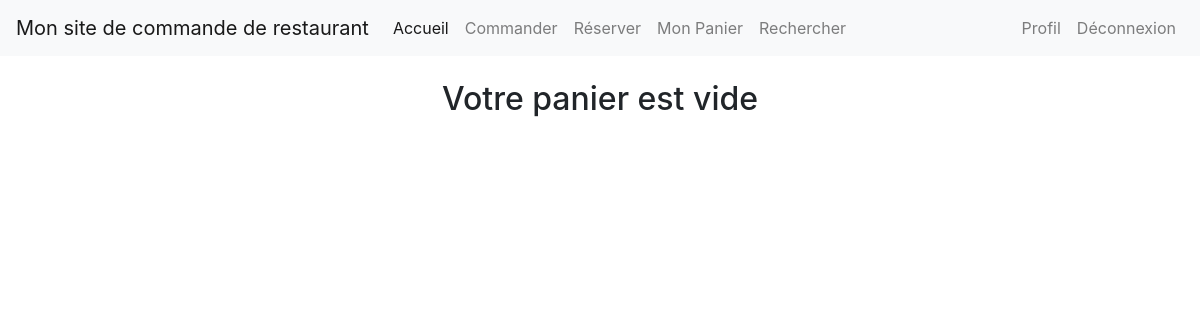
The app's page /cart/ (signed in), older data.
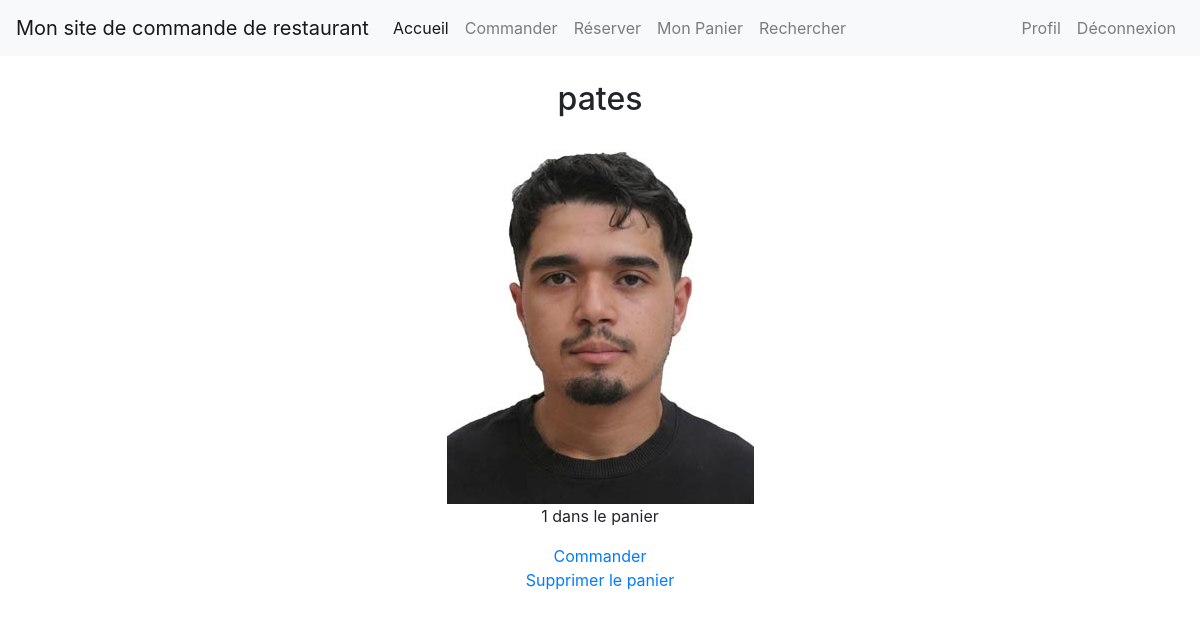
The same page, newer data.
### app1/models.py (models this page shows, shortened)
class Order(models.Model):
    user = models.ForeignKey(settings.AUTH_USER_MODEL, on_delete=models.CASCADE, null=True, blank=True)
    product = models.ForeignKey('Product', on_delete=models.CASCADE)
    quantity = models.IntegerField(default=1)
    ordered = models.BooleanField(default=False)
    ordered_date = ordered_date = models.DateTimeField(auto_now_add=True, null=True)
    processed = models.BooleanField(default=False)

class Product(models.Model):
    name = models.CharField(max_length=128)
    slug = models.SlugField(unique=True, max_length=255, blank=True, null=True, editable=False)
    price = models.FloatField(default=0.0)
    description = models.TextField(blank=True)
    thumbnail = models.ImageField(upload_to="products", blank=True, null=True)
    restaurant = models.ForeignKey(Restaurant, on_delete=models.CASCADE, related_name='products')    # menu = models.ForeignKey(Menu, on_delete=models.CASCADE, related_name='products')

### app1/views.py (the view)
# urls.py: path('cart/', views.cart, name="cart"),
def cart(request):
    user = request.user
    try:
        cart = Cart.objects.get(user=user)
        orders = cart.orders.all()
    except Cart.DoesNotExist:
        orders = []
    return render(request, 'app1/cart.html', {'orders': orders})

### templates/app1/cart.html
{% extends 'base.html' %}
{% block content %}
<center>
{% if orders %}
{% for order in orders %}
    <h2>{{ order.product.name }}</h2>
    {% if order.product.thumbnail%}
    <img src="{{ order.product.thumbnail.url }}" alt="{{ order.product.name }} Thumbnail">
    {% endif %}
    <p>{{ order.quantity }} dans le panier</p>
{% endfor %}
<a href="{% url 'valider' %}">Commander</a>
<br>
<a href="{% url 'delete_cart' %}">Supprimer le panier</a>
</center>
{% else %}
<center>
<h2>Votre panier est vide</h2>
</center>
{% endif %}
{% endblock %}

### templates/base.html (shortened to what this page needs)
<html lang="en">
<head>
    <link rel="stylesheet" href="https://maxcdn.bootstrapcdn.com/bootstrap/4.0.0/css/bootstrap.min.css">
</head>
<body>
    <nav class="navbar navbar-expand-lg navbar-light bg-light">
		<a class="navbar-brand" href="#">Mon site de commande de restaurant</a>
		<div class="collapse navbar-collapse" id="navbarNav">
			<ul class="navbar-nav">
				<li class="nav-item active">
					<a class="nav-link" href="{% url 'home' %}">Accueil</a>
				</li>
				{% if user.is_authenticated %}
				{% for group in user.groups.all %}
        		{% if group.name == 'Client' %}
				<li class="nav-item">
					<a class="nav-link" href="{% url 'commande' %}">Commander</a>
				</li>
				<li class="nav-item">
					<a class="nav-link" href="#">Réserver</a>
				</li>
				<li class="nav-item">
					<a class="nav-link" href="{% url 'cart' %}">Mon Panier</a>
				</li>
				<li class="nav-item">
					<a class="nav-link" href="{% url 'search' %}">Rechercher</a>
				</li>
				{% endif %}
				{% endfor %}
				{% endif %}
			</ul>
			<ul class="navbar-nav ml-auto">
				{% if user.is_authenticated %}
				<li class="nav-item">
					<a class="nav-link" href="#">Profil</a>
				</li>
				<li class="nav-item">
					<a class="nav-link" href="{% url 'logout' %}">Déconnexion</a>
				</li>
				{% endif %}
			</ul>
		</div>
	</nav>
	<div class="m-4">
		{% block content %}
   		{% endblock %}
	</div>
</body>
</html>

Row changes from the older to the newer data that the page shows:
added Order: product.name "pates", product.thumbnail (picture), quantity "1"
Text that changed along with them:
text no longer shown: "Votre panier est vide"
text now shown: "Commander Supprimer le panier"
